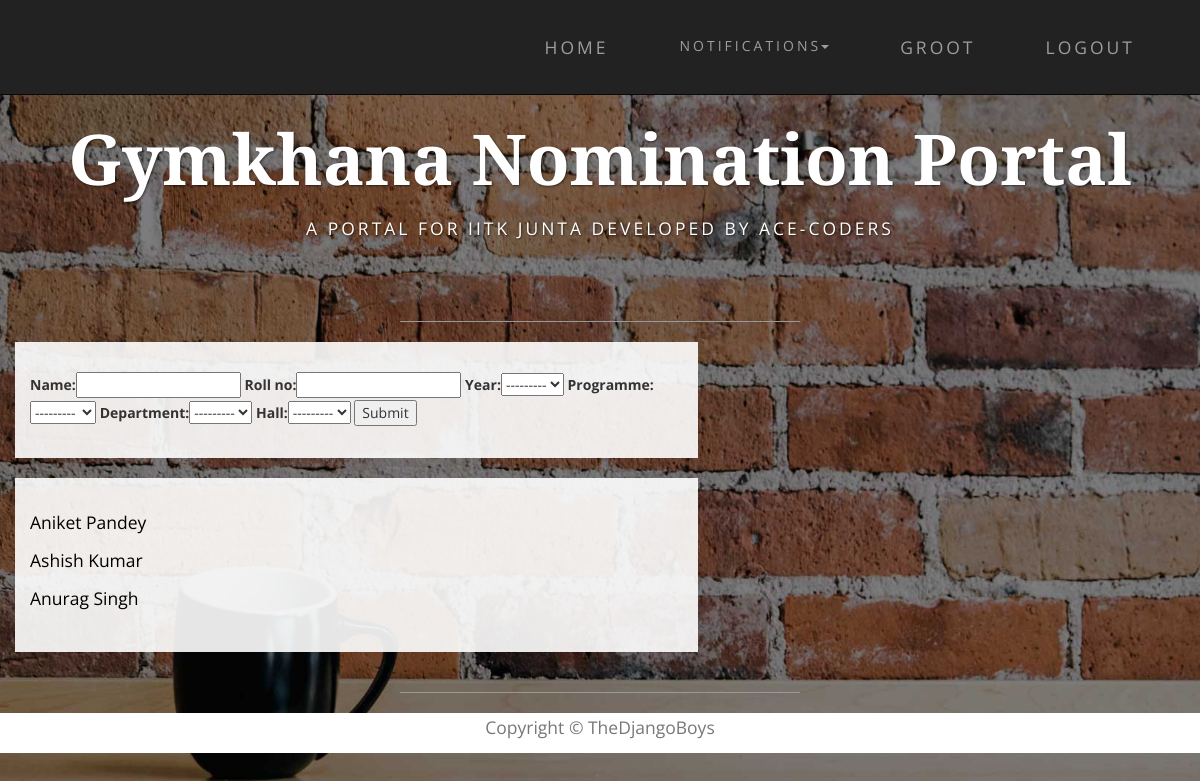
Page /nominations/filter/ (signed in) on the earlier database version.
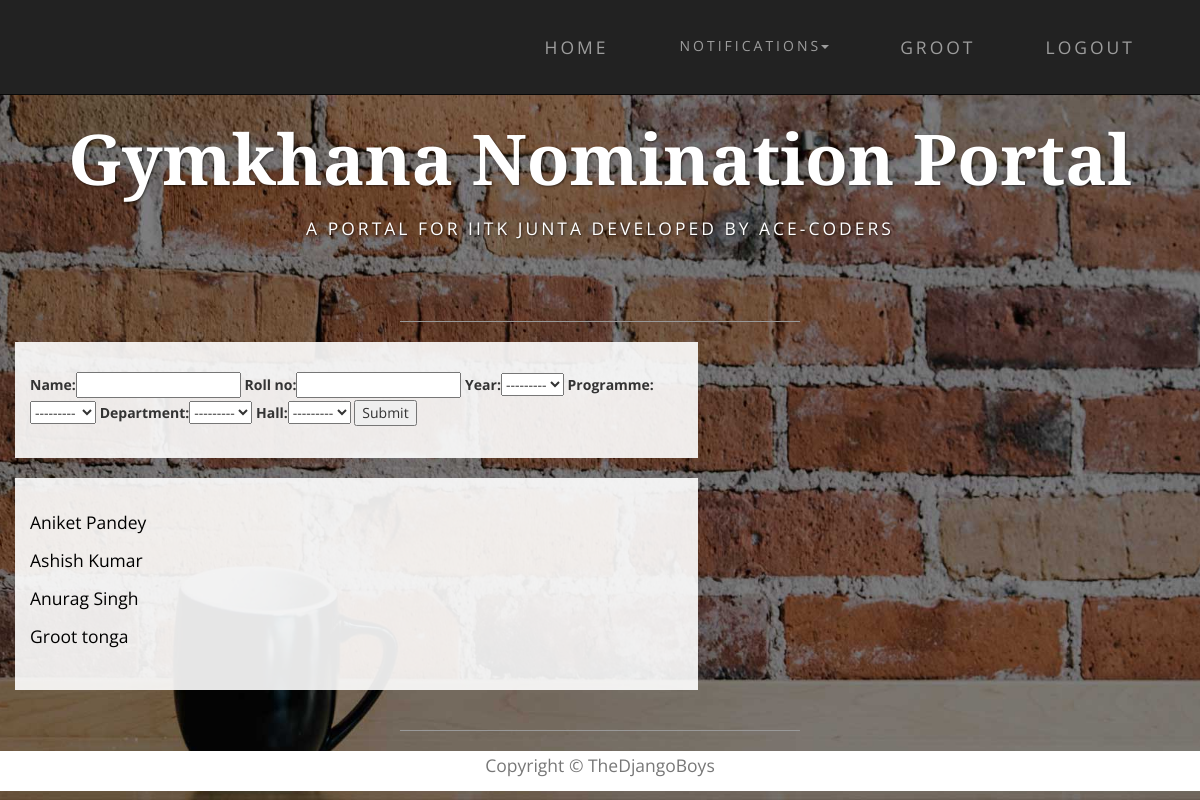
Same page on the later database version.
### nomi/models.py (models this page shows, shortened)
class UserProfile(models.Model):
    PROGRAMME = (
        ('B.Tech', 'B.Tech'),
        ('B.S', 'B.S'),
    )
    DEPT = (
        ('Aerospace Engineering', 'AE'),
        ('Biological Sciences & Engineering', 'BSBE'),
        ('Chemical Engineering', 'CHE'),
        ('Civil Engineering', 'CE'),
        ('Computer Science & Engineering', 'CSE'),
        ('Electrical Engineering', 'EE'),
        ('Materials Science & Engineering', 'MSE'),
        ('Mechanical Engineering', 'ME'),
        ('Industrial & Management Engineering', 'IME'),
        ('Chemistry', 'CHM'),
        ('Mathematics & Scientific Computing', 'MTH'),
        ('Physics', 'PHY'),
        ('Earth Sciences', 'ES')
    )
    YEAR = (
        ('Y16', 'Y16'),
        ('Y15', 'Y15'),
        ('Y14', 'Y14'),
        ('Y13', 'Y13'),
        ('Y12', 'Y12'),
        ('Y11', 'Y11'),
    )
    HALL = (
        (1, '1'), (2, '2'), (3, '3'), (4, '4'), (5, '5'), (6, '6'),
        (7, '7'), (8, '8'), (9, '9'), (10, '10'), (11, '11'), (12, '12'),
    )
    user = models.OneToOneField(User, on_delete=models.CASCADE)
    name = models.CharField(max_length=40, blank=True)
    roll_no = models.IntegerField(null=True)
    year = models.CharField(max_length=4, choices=YEAR, default='Y16')
    programme = models.CharField(max_length=7, choices=PROGRAMME, default='B.Tech')
    department = models.CharField(max_length=200, choices=DEPT, default=None)
    hall = models.IntegerField(choices=HALL, default=1)
    room_no = models.CharField(max_length=10, null=True)

### nomi/views.py (the view)
@login_required
def universal_filter(request):
    filter = UserProfileFilter(request.GET, queryset=UserProfile.objects.all())
    return render(request, 'filters.html', {'filter': filter})

### nomi/templates/filters.html
{% extends 'base.html' %}
{% load bootstrap %}
{% block content %}
    <div class="container">
    <div class="row">
        <div class="col-lg-7 box">
            <form action="" method="get">
                {{ filter.form|bootstrap }}
                <input type="submit" />
            </form>
        </div>
    </div>
    <div class="row">
        <div class=" col-lg-7  box">
            {% for obj in filter.qs %}
                <p class="text-inverse">{{ obj.name }}</p>
            {% endfor %}
        </div>
    </div>
    </div>
{% endblock %}

Differences in the rows shown:
added UserProfile: name "Groot tonga"
